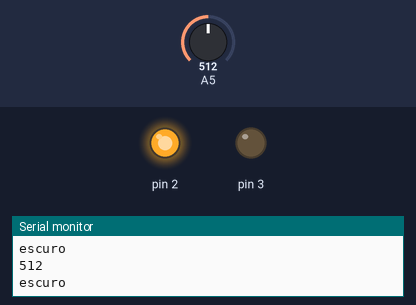
Bench run of a sketch on a simulated Arduino Uno, built with avr-gcc and run on an emulated ATmega328P. Parts: output pins drawn as LEDs (lit = HIGH), the last lines printed to the serial monitor. Inputs (shaded band) come from the test bench; at power-on: A5 = 512.

Above: at 1.2 s.
1.3 s: A5 set to 460
3.2 s: A5 set to 432
At 5.0 s:
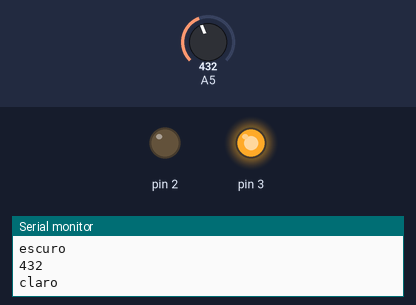
5.5 s: A5 set to 511
At 6.6 s:
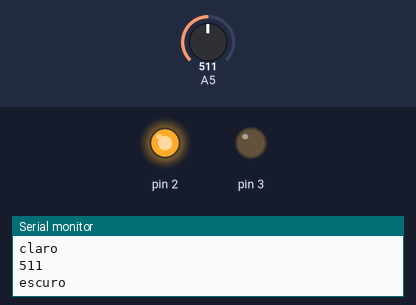
7.5 s: A5 set to 440
At 9.4 s:
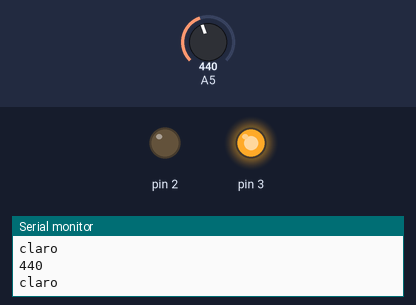
Timing chart, 0 to 10.5 s (numbered marks = the images above; inputs shaded):
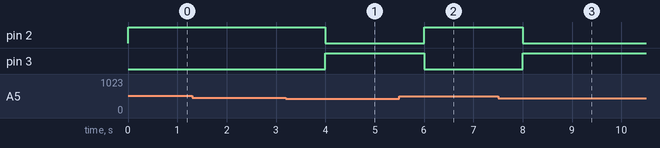

The sketch:

fotoresistor_exemplo_aula1.ino
```cpp
// C++ code
//
void setup()
{
  pinMode(A5, INPUT);
  Serial.begin(9600);
  pinMode(2, OUTPUT);
  pinMode(3, OUTPUT);
}

void loop()
{
  Serial.println(analogRead(A5));
  if (analogRead(A5) > 450) {
    Serial.println("escuro");
    digitalWrite(2, HIGH);
    digitalWrite(3, LOW);
  } else {
    Serial.println("claro");
    digitalWrite(2, LOW);
    digitalWrite(3, HIGH);
  }
  delay(1000); // Wait for 1000 millisecond(s)
}
```

Measured:
- the behaviour switches between 451 and 450 on A5 (found by bisection; images 0 and 1)
- after the input at 3.2 s, pin 2: HIGH → LOW after 0.80 s; pin 3: LOW → HIGH after 0.80 s
- after the input at 5.5 s, pin 2: LOW → HIGH after 0.50 s; pin 3: HIGH → LOW after 0.50 s
- after the input at 7.5 s, pin 2: HIGH → LOW after 0.50 s; pin 3: LOW → HIGH after 0.50 s
